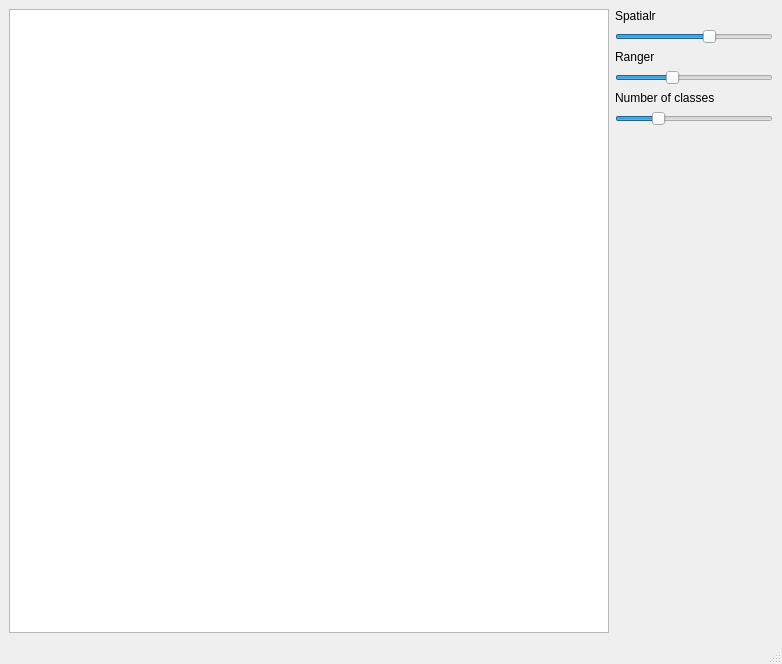
<?xml version="1.0" encoding="UTF-8"?>
<ui version="4.0">
 <class>MainWindow</class>
 <widget class="QMainWindow" name="MainWindow">
  <property name="geometry">
   <rect>
    <x>0</x>
    <y>0</y>
    <width>782</width>
    <height>664</height>
   </rect>
  </property>
  <property name="windowTitle">
   <string>MainWindow</string>
  </property>
  <widget class="QWidget" name="centralwidget">
   <layout class="QGridLayout" name="gridLayout">
    <item row="0" column="0">
     <widget class="GraphicsView" name="segResult">
      <property name="enabled">
       <bool>true</bool>
      </property>
      <property name="minimumSize">
       <size>
        <width>600</width>
        <height>0</height>
       </size>
      </property>
     </widget>
    </item>
    <item row="0" column="1">
     <layout class="QVBoxLayout" name="verticalLayout">
      <item>
       <widget class="QLabel" name="spatialr">
        <property name="text">
         <string>Spatialr</string>
        </property>
       </widget>
      </item>
      <item>
       <widget class="QSlider" name="slider_spatialr">
        <property name="minimum">
         <number>2</number>
        </property>
        <property name="maximum">
         <number>25</number>
        </property>
        <property name="value">
         <number>16</number>
        </property>
        <property name="orientation">
         <enum>Qt::Horizontal</enum>
        </property>
       </widget>
      </item>
      <item>
       <widget class="QLabel" name="ranger">
        <property name="text">
         <string>Ranger</string>
        </property>
       </widget>
      </item>
      <item>
       <widget class="QSlider" name="slider_ranger">
        <property name="minimum">
         <number>2</number>
        </property>
        <property name="maximum">
         <number>25</number>
        </property>
        <property name="value">
         <number>10</number>
        </property>
        <property name="orientation">
         <enum>Qt::Horizontal</enum>
        </property>
       </widget>
      </item>
      <item>
       <widget class="QLabel" name="Numberofclasses">
        <property name="text">
         <string>Number of classes</string>
        </property>
       </widget>
      </item>
      <item>
       <widget class="QSlider" name="slider_classes">
        <property name="whatsThis">
         <string>&lt;html&gt;&lt;head/&gt;&lt;body&gt;&lt;p&gt;test&lt;/p&gt;&lt;/body&gt;&lt;/html&gt;</string>
        </property>
        <property name="minimum">
         <number>2</number>
        </property>
        <property name="maximum">
         <number>10</number>
        </property>
        <property name="value">
         <number>4</number>
        </property>
        <property name="orientation">
         <enum>Qt::Horizontal</enum>
        </property>
       </widget>
      </item>
      <item>
       <spacer name="verticalSpacer">
        <property name="orientation">
         <enum>Qt::Vertical</enum>
        </property>
        <property name="sizeHint" stdset="0">
         <size>
          <width>20</width>
          <height>40</height>
         </size>
        </property>
       </spacer>
      </item>
     </layout>
    </item>
   </layout>
  </widget>
  <widget class="QMenuBar" name="menubar">
   <property name="geometry">
    <rect>
     <x>0</x>
     <y>0</y>
     <width>782</width>
     <height>27</height>
    </rect>
   </property>
  </widget>
  <widget class="QStatusBar" name="statusbar"/>
 </widget>
 <customwidgets>
  <customwidget>
   <class>GraphicsView</class>
   <extends>QGraphicsView</extends>
   <header>pyqtgraph</header>
  </customwidget>
 </customwidgets>
 <resources/>
 <connections/>
</ui>
